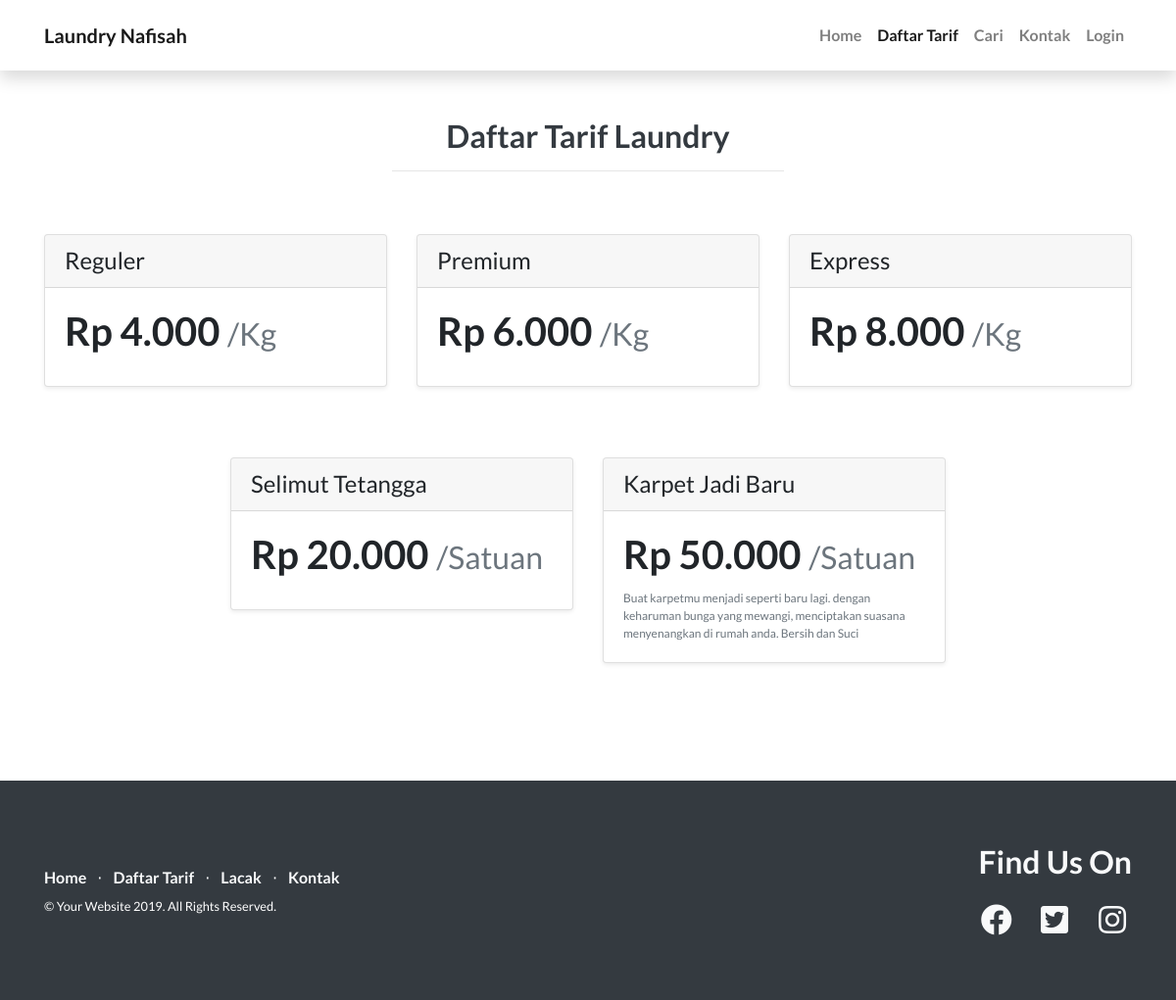
/tarif, run on the app's committed database.
### tables this page shows
CREATE TABLE `tarif` (
  `id_tarif` int(11) NOT NULL,
  `nama_tarif` varchar(255) NOT NULL,
  `waktu_tarif` int(11) NOT NULL,
  `biaya_tarif` int(11) NOT NULL,
  `jenis_tarif` varchar(20) NOT NULL,
  `deskripsi` text DEFAULT NULL
);

### application/controllers/UserController.php (called while the page is built, shortened)
<?php
class UserController extends CI_Controller {
	var $folder = 'users/';
	var $layout = 'users/layout';
	function __construct(){
		$this->load->model(['model', 'validation']);
		$this->load->library(['form_validation']);
	}
	public function listHarga(){
		$data = [
			'content'	=> $this->folder.('tarif'),
			'data'		=> $this->model->get_order_by('tarif', 'jenis_tarif', 'asc')->result()
		];
		$this->load->view($this->layout, $data);
	}
}

### index.php (called while the page is built, shortened)
<?php
require_once BASEPATH.'core/CodeIgniter.php';

### application/models/model.php (called while the page is built, shortened)
<?php
class Model extends CI_Model{
	public function get_order_by($table, $order, $by)
	{
		return $this->db->order_by($order, $by)->get($table);
	}
}
 ?>

### application/views/users/tarif.php (the view, shortened to what this page needs)
<div class="harga mb-5">
  <div class="container ">
    <div class="row py-5">
      <div class="col text-center ">
        <h2 class="font-weight-bold text-dark">Daftar Tarif Laundry</h2>
        <hr width="400px">
      </div>
    </div>
    <div class="row justify-content-center ">
    <?php $i=1; foreach($data as $d): ?>
      <div class="col-md-4 mb-5">
        <div class="card mb-4 shadow-sm">
          <div class="card-header">
            <h4 class="my-0 font-weight-normal"><?= $d->nama_tarif ?></h4>
          </div>
          <div class="card-body">
            <?php
              $biaya = $d->biaya_tarif;
              $biaya = number_format($biaya, 0, ',', '.');
              $biaya = "Rp ".$biaya;
            ?>
            <h1 class="card-title pricing-card-title text-md"><?=$biaya?> <small class="text-muted"><?="/".$d->jenis_tarif ?></small></h1>
            <p class="card-text text-muted" style="font-size: 12px;"><?=$d->deskripsi ?></p>
          </div>
        </div>
      </div>
    <?php $i++; endforeach; ?>
    </div>
  </div>
</div>

### application/views/users/layout.php (shortened to what this page needs)
<!DOCTYPE html>
<html lang="en">
<head>
  <link href="<?=base_url('assets/users/')?>vendor/bootstrap/css/bootstrap.min.css" rel="stylesheet">
  <link href="<?=base_url('assets/users/')?>vendor/fontawesome-free/css/all.min.css" rel="stylesheet">
  <link href="<?=base_url('assets/users/')?>vendor/simple-line-icons/css/simple-line-icons.css" rel="stylesheet" type="text/css">
  <link href="<?=base_url('assets/') ?>vendor/datatables/dataTables.bootstrap4.min.css" rel="stylesheet">
  <link href="<?=base_url('assets/users/')?>css/landing-page.css" rel="stylesheet">
</head>
<body>
<?php $hal    = $this->uri->segment(1); ?>
    <nav class="navbar navbar-expand-lg navbar-light bg-white sticky-top p-3 shadow">
      <div class="container">
        <a class="navbar-brand font-weight-bold " href="<?=base_url('')?>">Laundry Nafisah</a>
        <div class="collapse navbar-collapse" id="navbarNavAltMarkup">
          <div class="navbar-nav ml-auto">
            <a class="nav-item nav-link font-weight-bold <?=($hal=='')?'active':''; ?>" href="<?=base_url('')?>">Home</a>
            <a class="nav-item nav-link font-weight-bold <?=($hal=='tarif')?'active':''; ?>" href="<?=base_url('tarif')?>">Daftar Tarif</a>
            <a class="nav-item nav-link font-weight-bold <?=($hal=='cari')?'active':''; ?>" href="<?=base_url('cari')?>">Cari</a>
            <a class="nav-item nav-link font-weight-bold <?=($hal=='kontak')?'active':''; ?>" href="<?=base_url('kontak')?>">Kontak</a>
            <?php if ($this->session->userdata('masuk') != TRUE) { ?>
              <a class="nav-item nav-link font-weight-bold <?=($hal=='auth')?'active':''; ?>" href="<?=base_url('auth')?>">Login</a>
            <?php } ?>
          </div>
        </div>
      </div>
    </nav>
    <?php
      if($content){$this->load->view($content);}
    ?>
    <footer class="footer" style="">
      <div class="container">
        <div class="row">
          <div class="col-lg-6 h-100 text-center text-lg-left my-auto text-white">
            <ul class="list-inline mb-2 ">
              <li class="list-inline-item ">
                <a href="#" class="text-light font-weight-bold">Home</a>
              </li>
              <li class="list-inline-item">&sdot;</li>
              <li class="list-inline-item">
                <a href="#" class="text-light font-weight-bold">Daftar Tarif</a>
              </li>
              <li class="list-inline-item">&sdot;</li>
              <li class="list-inline-item">
                <a href="#" class="text-light font-weight-bold">Lacak</a>
              </li>
              <li class="list-inline-item">&sdot;</li>
              <li class="list-inline-item">
                <a href="#" class="text-light font-weight-bold">Kontak</a>
              </li>
            </ul>
            <p class="text-white small mb-4 mb-lg-0">&copy; Your Website 2019. All Rights Reserved.</p>
          </div>
          <div class="col-lg-6 h-100 text-center text-lg-right mb-auto">
            <h2 class="text-light mb-4">Find Us On</h2>
            <ul class="list-inline mb-0">
              <li class="list-inline-item mr-3" id="sosmed-1">
                <a href="#">
                  <i class="fab fa-facebook fa-2x fa-fw text-light" title="Facebook"></i>
                </a>
              </li>
              <li class="list-inline-item mr-3" id="sosmed-2">
                <a href="#">
                  <i class="fab fa-twitter-square fa-2x fa-fw text-light" title="Twitter"></i>
                </a>
              </li>
              <li class="list-inline-item" id="sosmed-3">
                <a href="#">
                  <i class="fab fa-instagram fa-2x fa-fw text-light" title="Instagram"></i>
                </a>
              </li>
            </ul>
          </div>
        </div>
      </div>
    </footer>
</body>
</html>

### assets/users/css/landing-page.css (style rules this page uses)
body { font-family: 'Lato', 'Helvetica Neue', Helvetica, Arial, sans-serif; }
h1, h2, h3, h4, h5, h6 { font-family: 'Lato', 'Helvetica Neue', Helvetica, Arial, sans-serif; font-weight: 700; }
footer.footer { padding-top: 4rem; padding-bottom: 4rem; }
footer { background-color: #343a40; }

### data on the page
tarif: nama_tarif "Reguler", biaya "Rp 4.000", jenis_tarif "Kg"
tarif: nama_tarif "Premium", biaya "Rp 6.000", jenis_tarif "Kg"
tarif: nama_tarif "Express", biaya "Rp 8.000", jenis_tarif "Kg"
tarif: nama_tarif "Selimut Tetangga", biaya "Rp 20.000", jenis_tarif "Satuan"
tarif: nama_tarif "Karpet Jadi Baru", biaya "Rp 50.000", jenis_tarif "Satuan", deskripsi "Buat karpetmu menjadi seperti baru lagi. dengan keharuman bunga yang mewangi, menciptakan suasana menyenangkan di rumah anda. Bersih dan Suci"
